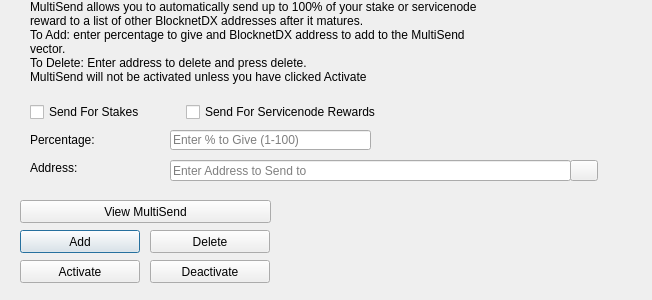
<?xml version="1.0" encoding="UTF-8"?>
<ui version="4.0">
 <class>MultiSendDialog</class>
 <widget class="QDialog" name="MultiSendDialog">
  <property name="windowModality">
   <enum>Qt::NonModal</enum>
  </property>
  <property name="geometry">
   <rect>
    <x>0</x>
    <y>0</y>
    <width>652</width>
    <height>300</height>
   </rect>
  </property>
  <property name="windowTitle">
   <string>MultiSend</string>
  </property>
  <widget class="QLineEdit" name="multiSendPercentEdit">
   <property name="geometry">
    <rect>
     <x>170</x>
     <y>130</y>
     <width>201</width>
     <height>20</height>
    </rect>
   </property>
   <property name="toolTip">
    <string>Enter whole numbers 1 - 100</string>
   </property>
   <property name="placeholderText">
    <string>Enter % to Give (1-100)</string>
   </property>
  </widget>
  <widget class="QLineEdit" name="multiSendAddressEdit">
   <property name="geometry">
    <rect>
     <x>170</x>
     <y>160</y>
     <width>401</width>
     <height>21</height>
    </rect>
   </property>
   <property name="toolTip">
    <string/>
   </property>
   <property name="placeholderText">
    <string>Enter Address to Send to</string>
   </property>
  </widget>
  <widget class="QLabel" name="label_2">
   <property name="geometry">
    <rect>
     <x>30</x>
     <y>0</y>
     <width>451</width>
     <height>121</height>
    </rect>
   </property>
   <property name="lineWidth">
    <number>1</number>
   </property>
   <property name="text">
    <string>MultiSend allows you to automatically send up to 100% of your stake or servicenode reward to a list of other BlocknetDX addresses after it matures.
To Add: enter percentage to give and BlocknetDX address to add to the MultiSend vector.
To Delete: Enter address to delete and press delete.
MultiSend will not be activated unless you have clicked Activate</string>
   </property>
   <property name="alignment">
    <set>Qt::AlignLeading|Qt::AlignLeft|Qt::AlignTop</set>
   </property>
   <property name="wordWrap">
    <bool>true</bool>
   </property>
  </widget>
  <widget class="QLabel" name="message">
   <property name="geometry">
    <rect>
     <x>290</x>
     <y>200</y>
     <width>351</width>
     <height>91</height>
    </rect>
   </property>
   <property name="text">
    <string/>
   </property>
  </widget>
  <widget class="QPushButton" name="addButton">
   <property name="geometry">
    <rect>
     <x>20</x>
     <y>230</y>
     <width>120</width>
     <height>23</height>
    </rect>
   </property>
   <property name="toolTip">
    <string/>
   </property>
   <property name="statusTip">
    <string>Add to MultiSend Vector</string>
   </property>
   <property name="text">
    <string>Add</string>
   </property>
  </widget>
  <widget class="QPushButton" name="disableButton">
   <property name="geometry">
    <rect>
     <x>150</x>
     <y>260</y>
     <width>120</width>
     <height>23</height>
    </rect>
   </property>
   <property name="statusTip">
    <string>Deactivate MultiSend</string>
   </property>
   <property name="text">
    <string>Deactivate</string>
   </property>
  </widget>
  <widget class="QPushButton" name="addressBookButton">
   <property name="geometry">
    <rect>
     <x>570</x>
     <y>160</y>
     <width>28</width>
     <height>21</height>
    </rect>
   </property>
   <property name="toolTip">
    <string>Choose an address from the address book</string>
   </property>
   <property name="text">
    <string/>
   </property>
   <property name="icon">
    <iconset resource="../blocknetdx.qrc">
     <normaloff>:/icons/address-book</normaloff>:/icons/address-book</iconset>
   </property>
   <property name="shortcut">
    <string>Alt+A</string>
   </property>
   <property name="autoDefault">
    <bool>false</bool>
   </property>
  </widget>
  <widget class="QLabel" name="label">
   <property name="geometry">
    <rect>
     <x>30</x>
     <y>130</y>
     <width>121</width>
     <height>20</height>
    </rect>
   </property>
   <property name="toolTip">
    <string>Percentage of stake to send</string>
   </property>
   <property name="text">
    <string>Percentage:</string>
   </property>
  </widget>
  <widget class="QLabel" name="label_5">
   <property name="geometry">
    <rect>
     <x>30</x>
     <y>160</y>
     <width>111</width>
     <height>16</height>
    </rect>
   </property>
   <property name="toolTip">
    <string>Address to send portion of stake to</string>
   </property>
   <property name="text">
    <string>Address:</string>
   </property>
  </widget>
  <widget class="QPushButton" name="deleteButton">
   <property name="geometry">
    <rect>
     <x>150</x>
     <y>230</y>
     <width>120</width>
     <height>23</height>
    </rect>
   </property>
   <property name="toolTip">
    <string/>
   </property>
   <property name="statusTip">
    <string>Delete Address From MultiSend Vector</string>
   </property>
   <property name="text">
    <string>Delete</string>
   </property>
  </widget>
  <widget class="QPushButton" name="activateButton">
   <property name="geometry">
    <rect>
     <x>20</x>
     <y>260</y>
     <width>120</width>
     <height>23</height>
    </rect>
   </property>
   <property name="statusTip">
    <string>Activate MultiSend</string>
   </property>
   <property name="text">
    <string>Activate</string>
   </property>
  </widget>
  <widget class="QPushButton" name="viewButton">
   <property name="geometry">
    <rect>
     <x>20</x>
     <y>200</y>
     <width>251</width>
     <height>23</height>
    </rect>
   </property>
   <property name="toolTip">
    <string/>
   </property>
   <property name="statusTip">
    <string>View MultiSend Vector</string>
   </property>
   <property name="text">
    <string>View MultiSend</string>
   </property>
  </widget>
  <widget class="QWidget" name="horizontalLayoutWidget">
   <property name="geometry">
    <rect>
     <x>30</x>
     <y>100</y>
     <width>351</width>
     <height>24</height>
    </rect>
   </property>
   <layout class="QHBoxLayout" name="horizontalLayout">
    <item>
     <widget class="QCheckBox" name="multiSendStakeCheckBox">
      <property name="text">
       <string>Send For Stakes</string>
      </property>
     </widget>
    </item>
    <item>
     <widget class="QCheckBox" name="multiSendServicenodeCheckBox">
      <property name="text">
       <string>Send For Servicenode Rewards</string>
      </property>
     </widget>
    </item>
   </layout>
  </widget>
 </widget>
 <resources>
  <include location="../blocknetdx.qrc"/>
 </resources>
 <connections/>
</ui>
